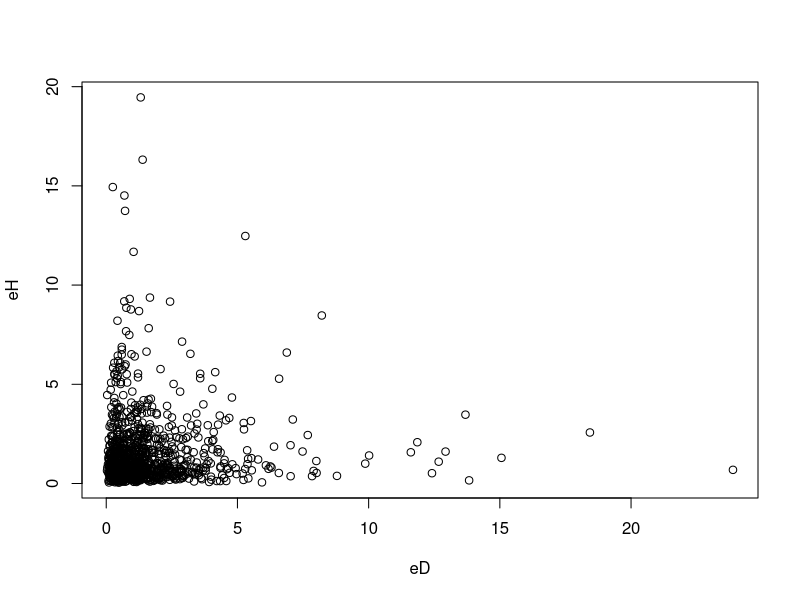
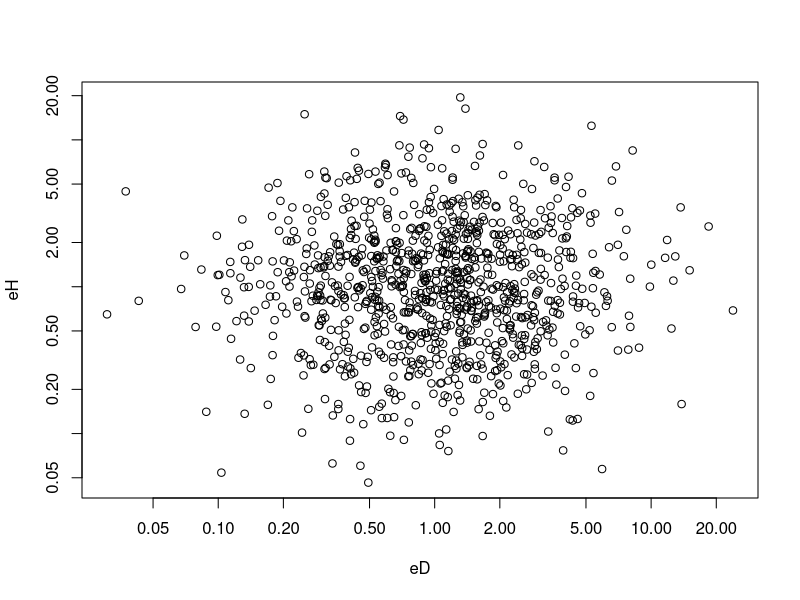
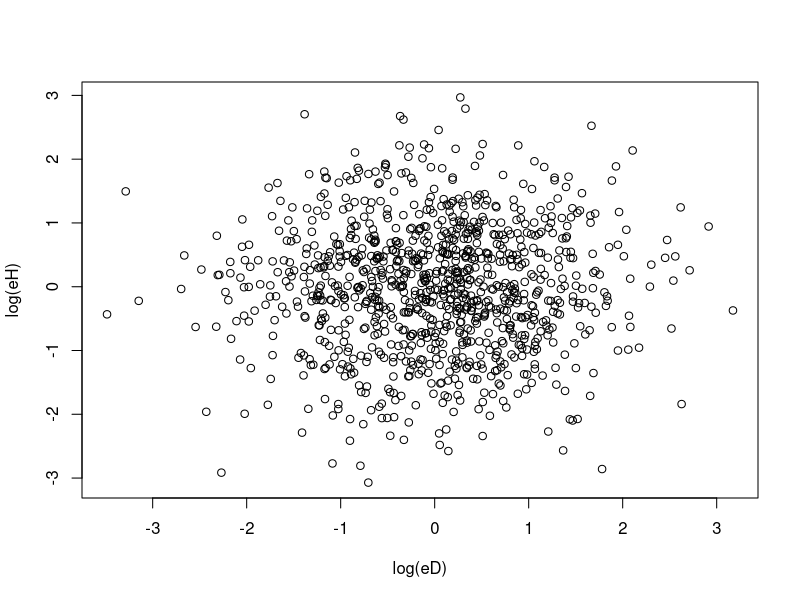
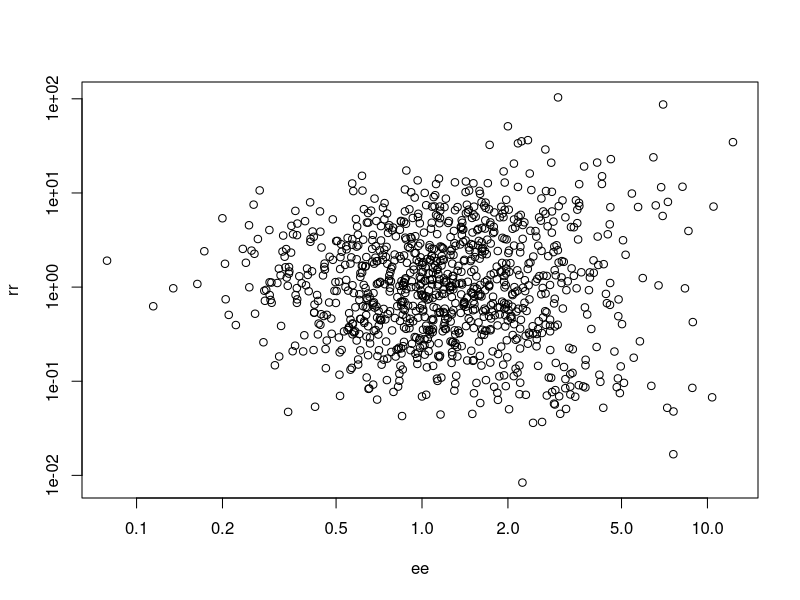
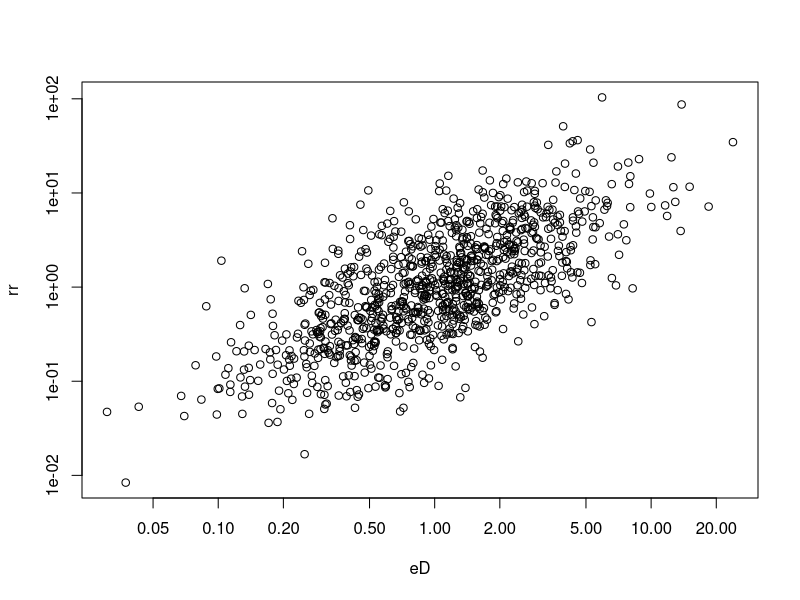
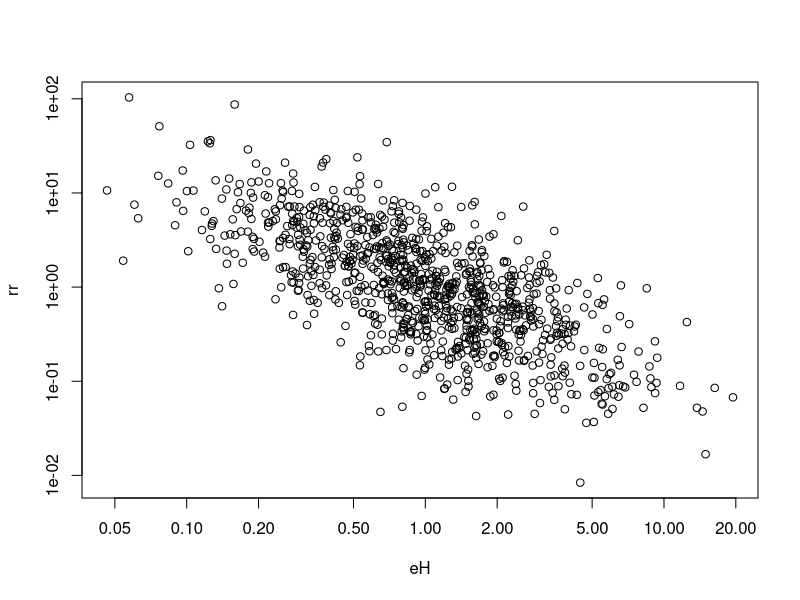
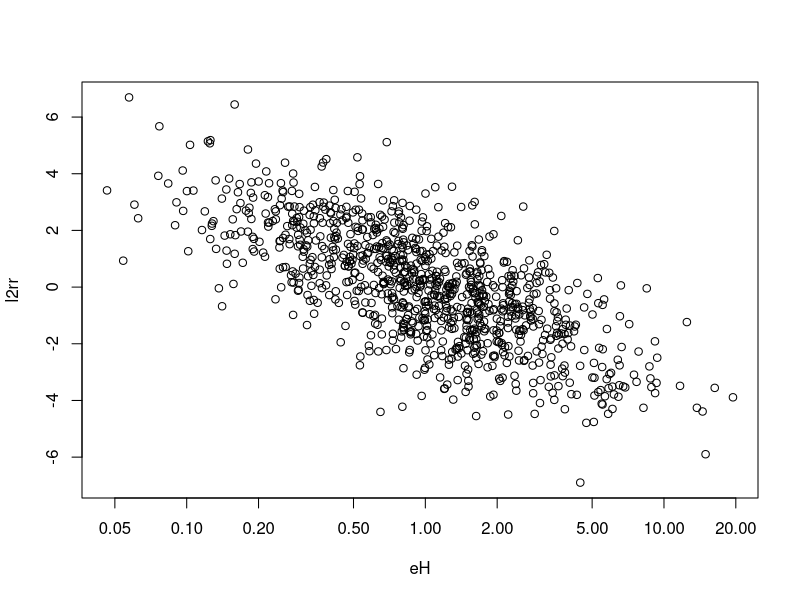
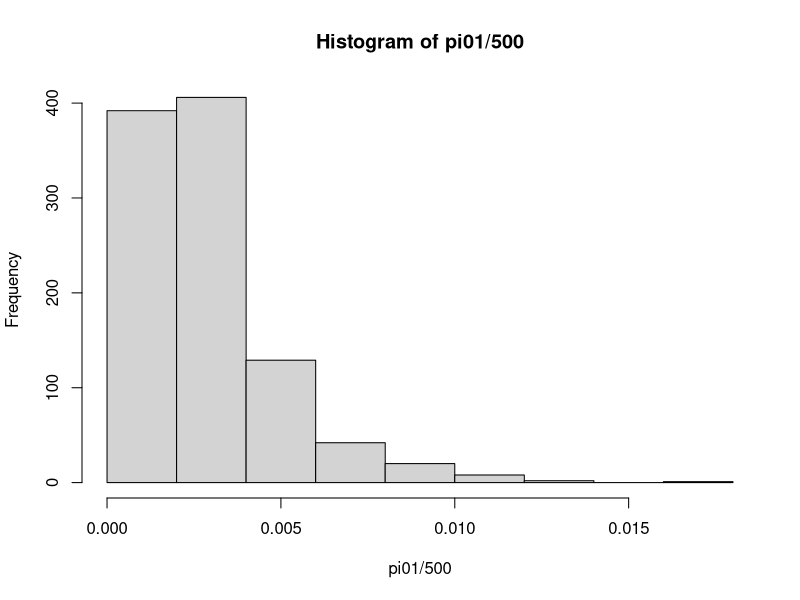

R code for these plots, in order:

n <- 1000 # nGenes
eD <- rlnorm(n, 0, 1) # diploid expression
eH <- rlnorm(n, 0, 1) # haploid expression
plot(eD, eH)
plot(eD, eH, log="xy")
plot(log(eD), log(eH))

# expression measure
ee <- (eD + eH)/2 # overall expression is a linear combintion

# ratio
rr <- eD/eH # expression ratio
l2rr <- log2(rr)
plot(ee, rr, log="xy")
plot(eD, rr, log="xy")
plot(eH, rr, log="xy")
plot(eH, l2rr, log="x")

pi01 <- 0.1 * ee + 0.01 * rr + rlnorm(n,0,.7)
hist(pi01/500)
summary(lm(pi01 ~ rr))

summary(lm(pi01 ~ rr + ee))

summary(lm(log(pi01) ~   log(rr)))
summary(lm((pi01) ~   (rr)))
summary(lm(pi01 ~ rr + eD))
summary(lm(log(pi01) ~ log(rr) + log(eD)))
summary(lm(pi01 ~ rr + ee + eH))
summary(lm(log(pi01) ~ log(rr) + log(ee) + log(eH)))
summary(lm(pi01 ~ rr + eH + eD))
summary(lm(log(pi01) ~ log(rr) + log(eD) + log(eH)))
plot(pi01, ee)
plot(pi01, ee, log="xy")
plot(pi01, rr, log="xy")


log(2) + log(3) == log(6)


aa <- seq(0.1, 1, 0.1)
bb <- seq(0.1, 1, 0.1)
persp(outer(aa, bb, function(x, y) x + y))

persp(outer(aa, bb, function(x, y) x + y + x * y))
persp(outer(aa, bb, function(x, y) x + y + 1/(x / y)))
persp(outer(aa, bb, function(x, y)  x * y))
?persp
contour(outer(aa, bb, function(x, y)  x / y))
